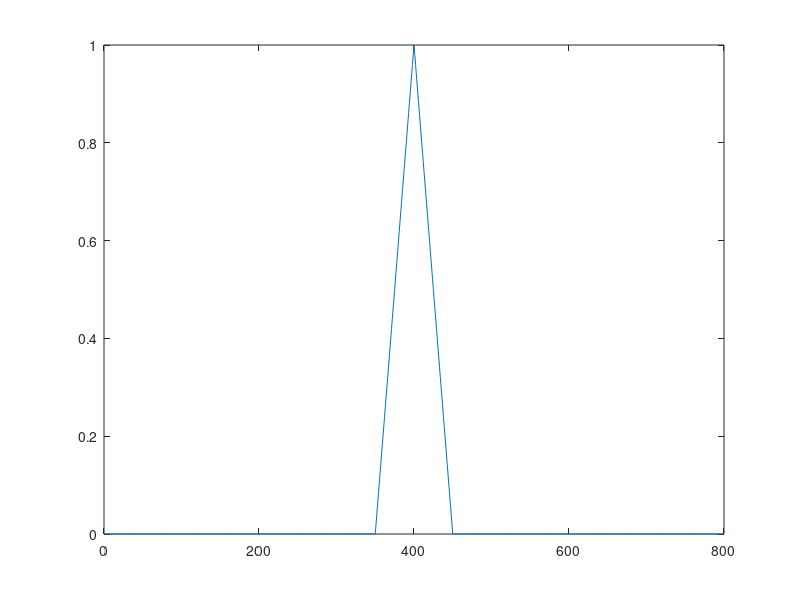

Write the MATLAB code that produced this figure.
%
%
% 1D FFT:  3.) tent-filter
%
close all; 
%
% construct a tent-filter... 
tentW = 100 % with a particular width... 
refX = 1:800; 
size(refX,2)
tent = max(1-abs(refX-(size(refX,2)/2))/(tentW/2),0); 
%
% plot the filter... 
plot(tent)
%
